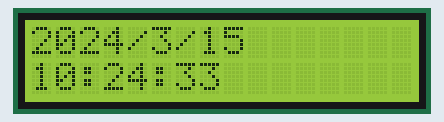
Bench run of a sketch on a simulated Arduino Leonardo, built with avr-gcc and run on an emulated ATmega32U4. On the bench: 16×2 character LCD. The local clock reads 2024-03-15 10:24:30 at power-on unless the sketch sets it; what the sketch prints to the serial monitor is not drawn.

Above: at 3.1 s.
At 7.2 s:
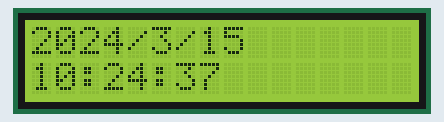
At 11.2 s:
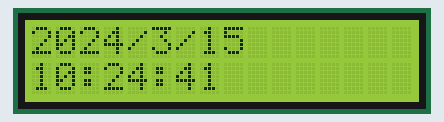
At 20.3 s:
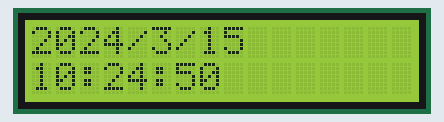
At 29.3 s:
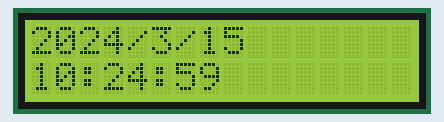
At 38.4 s:
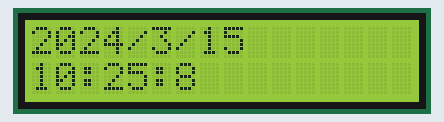

Measured:
- what the display in image 0 shows lasts 1.0 s, from 3.1 s to 4.1 s

The sketch:

rtc_lcd.ino
```cpp
// Date and time functions using a DS3231 RTC connected via I2C and Wire lib
#include <Wire.h>
#include "RTClib.h"
#include <LiquidCrystal.h>

//Define os pinos que serão utilizados para ligação ao display
LiquidCrystal lcd(12, 11, 5, 4, 3, 2);

RTC_DS3231 rtc;

char daysOfTheWeek[7][12] = {"Sunday", "Monday", "Tuesday", "Wednesday", "Thursday", "Friday", "Saturday"};

void setup () {

lcd.begin(16, 2);
#ifndef ESP8266
  while (!Serial); // for Leonardo/Micro/Zero
#endif

  Serial.begin(9600);

  delay(3000); // wait for console opening

  if (! rtc.begin()) {
    Serial.println("Couldn't find RTC");
    while (1);
  }

  if (rtc.lostPower()) {
    Serial.println("RTC lost power, lets set the time!");
    // following line sets the RTC to the date & time this sketch was compiled
    rtc.adjust(DateTime(F(__DATE__), F(__TIME__)));
    // This line sets the RTC with an explicit date & time, for example to set
    // January 21, 2014 at 3am you would call:
    // rtc.adjust(DateTime(2014, 1, 21, 3, 0, 0));
  }
}

void loop () {
    DateTime now = rtc.now();

    Serial.print(now.year(), DEC);
    Serial.print('/');
    Serial.print(now.month(), DEC);
    Serial.print('/');
    Serial.print(now.day(), DEC);
    Serial.print(" (");
    Serial.print(daysOfTheWeek[now.dayOfTheWeek()]);
    Serial.print(") ");
    Serial.print(now.hour(), DEC);
    Serial.print(':');
    Serial.print(now.minute(), DEC);
    Serial.print(':');
    Serial.print(now.second(), DEC);
    Serial.println();


    // calculate a date which is 7 days and 30 seconds into the future
    DateTime future (now);

    //Serial.print(" now + 7d + 30s: ");
    Serial.print(future.year(), DEC);
    Serial.print('/');
    Serial.print(future.month(), DEC);
    Serial.print('/');
    Serial.print(future.day(), DEC);
    Serial.print(' ');
    Serial.print(future.hour(), DEC);
    Serial.print(':');
    Serial.print(future.minute(), DEC);
    Serial.print(':');
    Serial.print(future.second(), DEC);
    Serial.println();

    Serial.println();

     lcd.setCursor(0, 0);
  lcd.print(future.year(), DEC);
    lcd.print('/');
    lcd.print(future.month(), DEC);
    lcd.print('/');
    lcd.print(future.day(), DEC);
    lcd.print(' ');
    lcd.setCursor(0, 1);
    lcd.print(future.hour(), DEC);
    lcd.print(':');
    lcd.print(future.minute(), DEC);
    lcd.print(':');
    lcd.print(future.second(), DEC);
    lcd.println();
    delay(1000);

}
```
